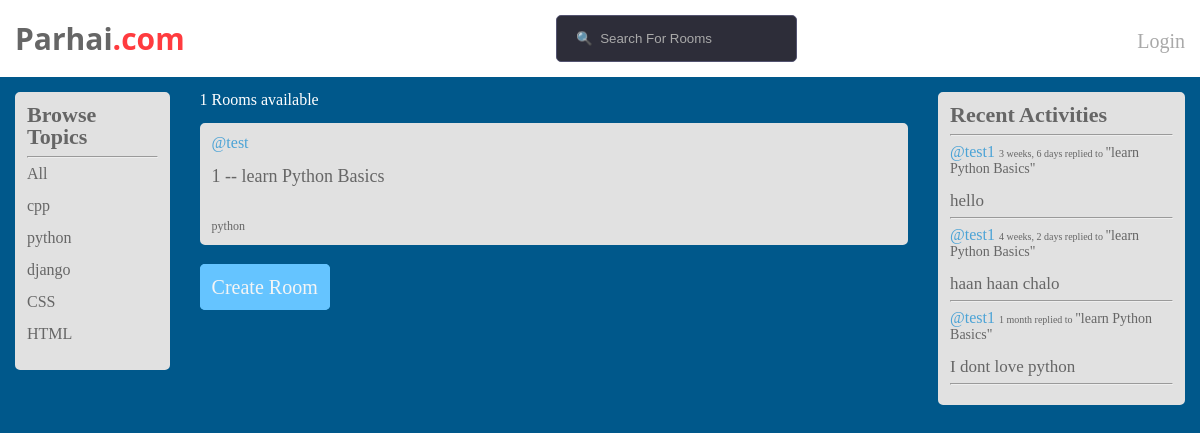
The page /?q=python on the database its author committed.
### core/models.py (models this page shows, shortened)
class Topic(models.Model):
    text = models.CharField(max_length=200)

class Room(models.Model):
    host = models.ForeignKey(User, on_delete=models.SET_NULL, null=True)
    name = models.CharField(max_length=255)
    topic = models.ForeignKey(Topic, on_delete=models.SET_NULL, null=True)
    description = models.TextField(null=True, blank=True)
    participants = models.ManyToManyField(User, related_name='participants', blank=True)
    updated = models.DateTimeField(auto_now=True)
    created = models.DateTimeField(auto_now_add=True)
    class Meta:
        ordering = ['-updated', '-created']
    def __str__(self):
        return self.name

class Message(models.Model):
    user = models.ForeignKey(User, on_delete=models.CASCADE)
    room = models.ForeignKey(Room, on_delete=models.CASCADE)
    message = models.TextField()
    updated = models.DateTimeField(auto_now=True)
    created = models.DateTimeField(auto_now_add=True)
    class Meta:
        ordering = ['-updated', '-created']
    def __str__(self):
        return self.message[0:50]

### core/views.py (the view)
# urls.py: path('', views.index, name='index'),
def index(request):
    q = request.GET.get('q') if request.GET.get('q') != None else ''
    rooms = Room.objects.filter(
        Q(topic__text__icontains = q) |
        Q(name__icontains = q) |
        Q(description__icontains = q)
    )
    topics = Topic.objects.all()
    rooms_count = rooms.count()
    room_messages = Message.objects.filter(
        Q(room__topic__text__icontains = q)
    )
    context = {'rooms': rooms, 'topics': topics, 'room_count': rooms_count, 'room_messages': room_messages}
    return render(request, 'core/home.html', context)

### core/templates/core/home.html
{% extends 'index.html' %} {% block content %} {% load static %}
<link rel="stylesheet" href="{% static 'core/styles/style.css' %}" />
<div class="home-container">
  <div>{%include 'core/topiccomponents.html'%}</div>
  <div class="Create-room">
    <h5 class="cr">{{room_count}} Rooms available</h5>
    {%include 'core/feed.html'%}
    <br /><br />
    <a href="{% url 'create-room' %}" class="cr">Create Room</a>
  </div>
  <div>{% include 'core/activityfeed.html'%}</div>
</div>
{% endblock %}

### core/templates/core/topiccomponents.html
{% load static %}
<link rel="stylesheet" href="{% static 'core/styles/style.css' %}" />
<div class="browse-container">
  <h3 class="browse">Browse Topics</h3>
  <hr />
  <div>
    <a href="{% url 'index' %}">All</a>
  </div>
  <br />
  {% for topic in topics%}
  <div class="all-topics">
    <a href="{% url 'index' %}?q={{topic.text}}">{{topic.text}}</a>
  </div>
  <br />
  {% endfor%}
</div>

### core/templates/core/feed.html (shortened to what this page needs)
{% load static %}
<link rel="stylesheet" href="{% static 'core/styles/style.css' %}" />
<div>
  {% for i in rooms%}
  <div class="browse-container">
    <a href="{% url 'user-profile' i.host.id%}" class="uname"
      >@{{i.host.username}}</a
    ><br /><br />
    <h5>{{i.id}} -- <a href="{% url 'room' i.id %}">{{i.name}}</a></h5>
    <br />
    <br />
    <small class="topic-text">{{i.topic.text}}</small><br />
  </div>
  {% endfor %}
</div>

### core/templates/core/activityfeed.html (shortened to what this page needs)
{% load static %}
<link rel="stylesheet" href="{% static 'core/styles/style.css' %}" />
<div class="browse-container">
  <h3 class="browse">Recent Activities</h3>
  <hr />
  {% for i in room_messages%}
  <div class="activity">
    <a href="{% url 'user-profile' i.user.id%}" class="username">@{{i.user}}</a>
    <small>{{i.created|timesince}} replied to <span>"{{i.room}}"</span></small
    ><br /><br />
    <p>{{i}}</p>
    <hr />
  </div>
  {% endfor%}
</div>

### static/styles/main.css (style rules this page uses)
html, body, div, span, applet, object, iframe, h1, h2, h3, h4, h5, h6, p, blockquote, pre, a, abbr, acronym, address, big, cite, code, del, dfn, em, img, ins, kbd, q, s, samp, small, strike, strong, sub, sup, tt, var, b, u, i, center, dl, dt, dd, ol, ul, li, fieldset, form, label, legend, table, caption, tbody, tfoot, thead, tr, th, td, article, aside, canvas, details, embed, figure, figcaption, footer, header, hgroup, menu, nav, output, ruby, section, summary, time, mark, audio, video { margin: 0; padding: 0; border: 0; font-size: 100%; font: inherit; vertical-align: baseline; }
body { line-height: 1; }
body { background-color: #00588b; }

### core/static/core/styles/style.css (style rules this page uses)
.home-container { display: grid; grid-template-columns: 1fr 4fr 1.5fr; background-color: #00588b; }
.browse-container { border: 2px solid #e1e1e1; border-radius: 5px; margin-top: 15px; margin-left: 15px; margin-right: 15px; background-color: #e1e1e1; text-decoration: none; color: #666666; padding: 10px; }
.browse { font-size: 22px; font-weight: 600; }
.browse-container a { color: #666666; text-decoration: none; border-radius: 5px; }
.browse-container a.uname { color: #4ba3d6; }
.activity a.username { color: #4ba3d6; }
.activity small { font-size: 10px; }
.activity small span { font-size: 14px; }
.activity p { font-size: 17px; }
.browse-container h5 { font-weight: 500; font-size: 18px; }
.browse-container small.topic-text { font-size: 12px; }
.Create-room a.cr { color: whitesmoke; text-decoration: none; font-size: 20px; margin-left: 15px; border: 2px solid rgb(101, 196, 255); background-color: rgb(101, 196, 255); border-radius: 5px; padding: 10px; }
.Create-room h5.cr { color: white; display: inline-block; margin-left: 15px; margin-top: 15px; }

### rows shown on the page
Topic: text "cpp"
Topic: text "python"
Topic: text "django"
Topic: text "CSS"
Topic: text "HTML"
Room: host.username "test", id "1", name "learn Python Basics", topic.text "python"
Message: user "test1", created "3 weeks, 6 days", room "learn Python Basics", message "hello"
Message: user "test1", created "4 weeks, 2 days", room "learn Python Basics", message "haan haan chalo"
Message: user "test1", created "1 month", room "learn Python Basics", message "I dont love python"

### other values the page prints
{{ room_count }} "1"
